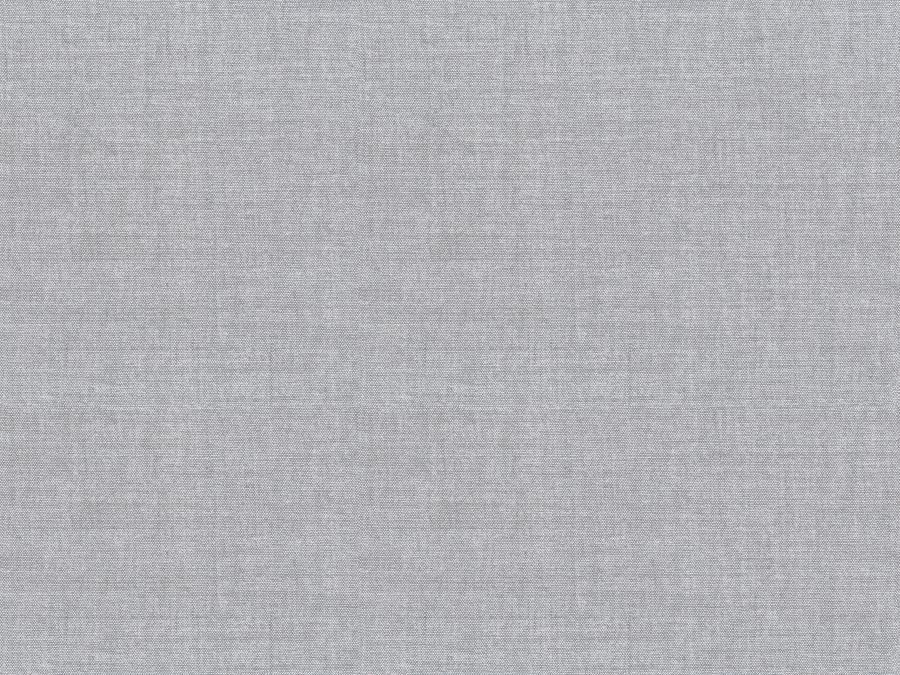
#> input picture photo_data/backgrounds/cloth.jpg, 1800 x 1350 px, found by its file name (shown at 1/2 size); its folder holds 4 pictures in this run
$ jupyter execute --allow-errors passport_rotator_regressor.ipynb   (shell and % lines are left out)
#> lines starting #> are read from the running program, lines starting #| are printed output that depends on the picture
[cell 1]
import cv2
import numpy as np
import pandas as pd
import scipy.stats as ss
import matplotlib.pyplot as plt


import torch
import torch.nn as nn
import torch.nn.functional as F
import torch.optim as optim
from torch.autograd import Variable
import torch.utils.data as data

import scipy.stats as ss

import torchvision.transforms as transforms
import torchvision.datasets as datasets

from sklearn import metrics
from sklearn import decomposition
from sklearn import manifold
from tqdm.notebook import trange, tqdm

from PIL import Image, ImageDraw, ImageFont
import PIL

import os

import copy
import random
import time

[cell 2]
from google.colab import drive
drive.mount('./data')

[cell 3]
PREFIX = "data/MyDrive/Colab Notebooks/Doc_recognition/Passports/"

#> (a cell that did not finish here is left out)

[cell 5]
backgrounds = os.listdir(PREFIX + "photo_data/backgrounds")
backs = []

for bg in backgrounds:
    backs.append(PIL.Image.open(PREFIX + "photo_data/backgrounds/" + bg))
    size_0 = backs[-1].size
#> size_0 = (1800, 1350)

    backs[-1] = backs[-1].resize((size_0[0], size_0[0]))

ind = np.random.randint(len(backgrounds))
#> ind = 0
plt.figure(figsize=(12, 12))
plt.imshow(backs[ind])
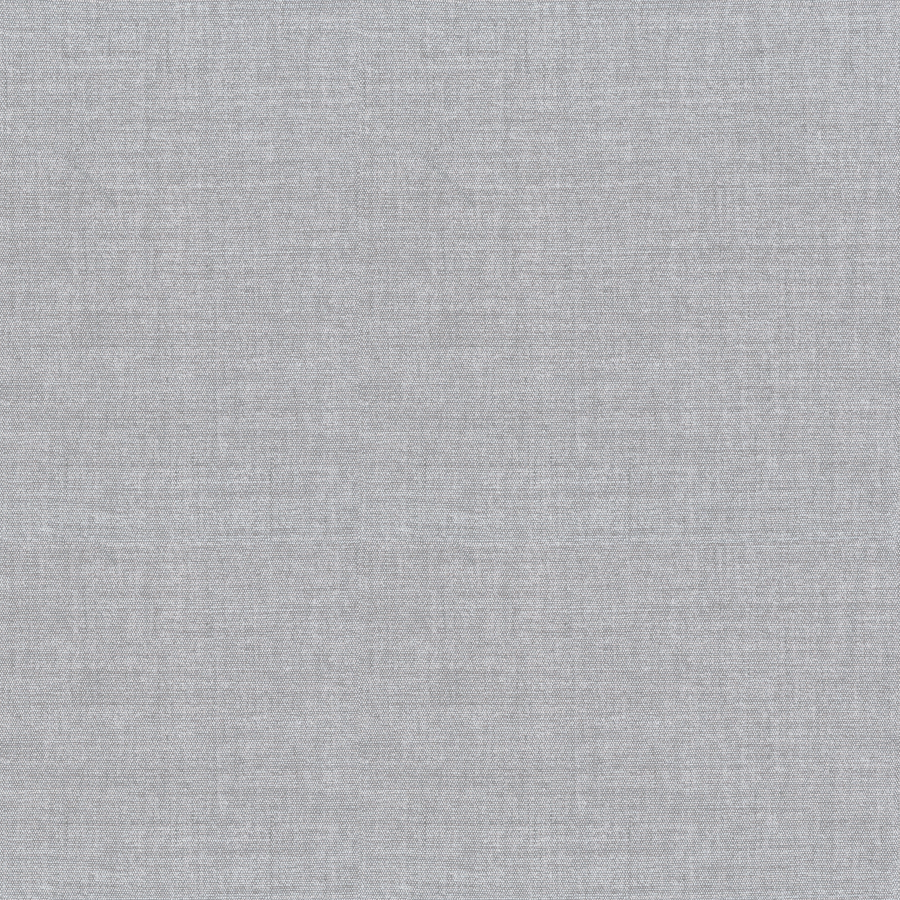
#> shown: shape (1800, 1800, 3) (shown at 1/2 size); mean R, G, B 178.4, 178.7, 182

[cell 6]
# [17 lines left out: function crop_rotate, not called in this run]


#> (the rest of this cell did not finish here and is left out)

#> (a cell that did not finish here is left out)

#> (a cell that did not finish here is left out)

[cell 9]
class Generator:
    # [46 lines left out: functions crop_rotate, transform, generate_batch, not called in this run]

    def __init__(self, backgrounds, images, n_classes=10, batch_size=32, model_type='classifier', min_bound=-30, max_bound=30, size=224, blur=0):
        self.len = len(images) // batch_size if len(images) % batch_size == 0 else len(images) // batch_size + 1
        self.gen = Generator.generate_batch(backgrounds, images, batch_size, n_classes, model_type, min_bound, max_bound, size, blur)

    def __len__(self):
        return self.len

    def __next__(self):
        return next(self.gen)

    def __iter__(self):
        return self.gen

[cell 10]
def count_parameters(model):
    return sum(p.numel() for p in model.parameters() if p.requires_grad)

[cell 11]
# [5 lines left out: function calculate_accuracy, not called in this run]

[cell 12]
# [5 lines left out: function epoch_time, not called in this run]

## Собственно, регрессия

[cell 13]
# [19 lines left out: function train, not called in this run]

[cell 14]
# [18 lines left out: function evaluate, not called in this run]

[cell 15]
class CNNRegressor(nn.Module):
    def __init__(self):
        super().__init__()
        self.conv_block = nn.Sequential(
            nn.Conv2d(3, 3 * 3, kernel_size=5, stride=1, padding=2),
            nn.ReLU(inplace=True),
            nn.Conv2d(3 * 3, 9 * 3, kernel_size=9, stride=5, padding=4),
            nn.ReLU(inplace=True),
        )
        self.linear_block = nn.Sequential(
            nn.Linear(9 * 3 * 68 * 68, 1),
        )

    # [6 lines left out: function forward, not called in this run]

[cell 16]
loss_storage = {}

#> (a cell that did not finish here is left out)

[cell 18]
EPOCHS = 15

#> (the rest of this cell did not finish here and is left out)

#> (a cell that did not finish here is left out)

#> (a cell that did not finish here is left out)

#> (a cell that did not finish here is left out)

#> (a cell that did not finish here is left out)

## MobileNet

[cell 23]
from torchvision.models.mobilenet import mobilenet_v2

#> (a cell that did not finish here is left out)

#> (a cell that did not finish here is left out)

[cell 26]
EPOCHS = 15
#> EPOCHS = 15

best_valid_loss = float('inf')

#> (the rest of this cell did not finish here and is left out)
